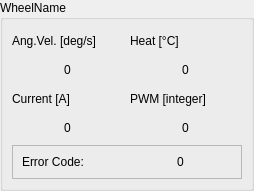
<?xml version="1.0" encoding="UTF-8"?>
<ui version="4.0">
 <class>DriveFeedbackWidget</class>
 <widget class="QWidget" name="DriveFeedbackWidget">
  <property name="geometry">
   <rect>
    <x>0</x>
    <y>0</y>
    <width>254</width>
    <height>191</height>
   </rect>
  </property>
  <property name="maximumSize">
   <size>
    <width>16777215</width>
    <height>16777215</height>
   </size>
  </property>
  <property name="windowTitle">
   <string>Form</string>
  </property>
  <layout class="QVBoxLayout" name="verticalLayout">
   <property name="leftMargin">
    <number>0</number>
   </property>
   <property name="topMargin">
    <number>0</number>
   </property>
   <property name="rightMargin">
    <number>0</number>
   </property>
   <property name="bottomMargin">
    <number>0</number>
   </property>
   <item>
    <widget class="QGroupBox" name="groupBoxWheel">
     <property name="title">
      <string>WheelName</string>
     </property>
     <layout class="QGridLayout" name="gridLayout">
      <property name="leftMargin">
       <number>9</number>
      </property>
      <property name="topMargin">
       <number>9</number>
      </property>
      <property name="rightMargin">
       <number>9</number>
      </property>
      <property name="bottomMargin">
       <number>9</number>
      </property>
      <item row="0" column="0">
       <widget class="QLabel" name="label">
        <property name="text">
         <string>Ang.Vel. [deg/s]</string>
        </property>
       </widget>
      </item>
      <item row="0" column="1">
       <widget class="QLabel" name="label_2">
        <property name="text">
         <string>Heat [°C]</string>
        </property>
       </widget>
      </item>
      <item row="1" column="0" alignment="Qt::AlignHCenter">
       <widget class="QLabel" name="labelAngularVelocity">
        <property name="text">
         <string>0</string>
        </property>
       </widget>
      </item>
      <item row="1" column="1" alignment="Qt::AlignHCenter">
       <widget class="QLabel" name="labelHeat">
        <property name="text">
         <string>0</string>
        </property>
       </widget>
      </item>
      <item row="2" column="0">
       <widget class="QLabel" name="label_3">
        <property name="text">
         <string>Current [A]</string>
        </property>
       </widget>
      </item>
      <item row="2" column="1">
       <widget class="QLabel" name="label_4">
        <property name="text">
         <string>PWM [integer]</string>
        </property>
       </widget>
      </item>
      <item row="3" column="0" alignment="Qt::AlignHCenter">
       <widget class="QLabel" name="labelCurrent">
        <property name="text">
         <string>0</string>
        </property>
       </widget>
      </item>
      <item row="3" column="1" alignment="Qt::AlignHCenter">
       <widget class="QLabel" name="labelPwm">
        <property name="text">
         <string>0</string>
        </property>
       </widget>
      </item>
      <item row="4" column="0" colspan="2">
       <widget class="QFrame" name="frame">
        <property name="frameShape">
         <enum>QFrame::StyledPanel</enum>
        </property>
        <property name="frameShadow">
         <enum>QFrame::Raised</enum>
        </property>
        <layout class="QHBoxLayout" name="horizontalLayout">
         <item>
          <widget class="QLabel" name="label_5">
           <property name="text">
            <string>Error Code:</string>
           </property>
          </widget>
         </item>
         <item alignment="Qt::AlignHCenter">
          <widget class="QLabel" name="labelErrorCode">
           <property name="text">
            <string>0</string>
           </property>
          </widget>
         </item>
        </layout>
       </widget>
      </item>
     </layout>
    </widget>
   </item>
  </layout>
 </widget>
 <resources/>
 <connections/>
</ui>
